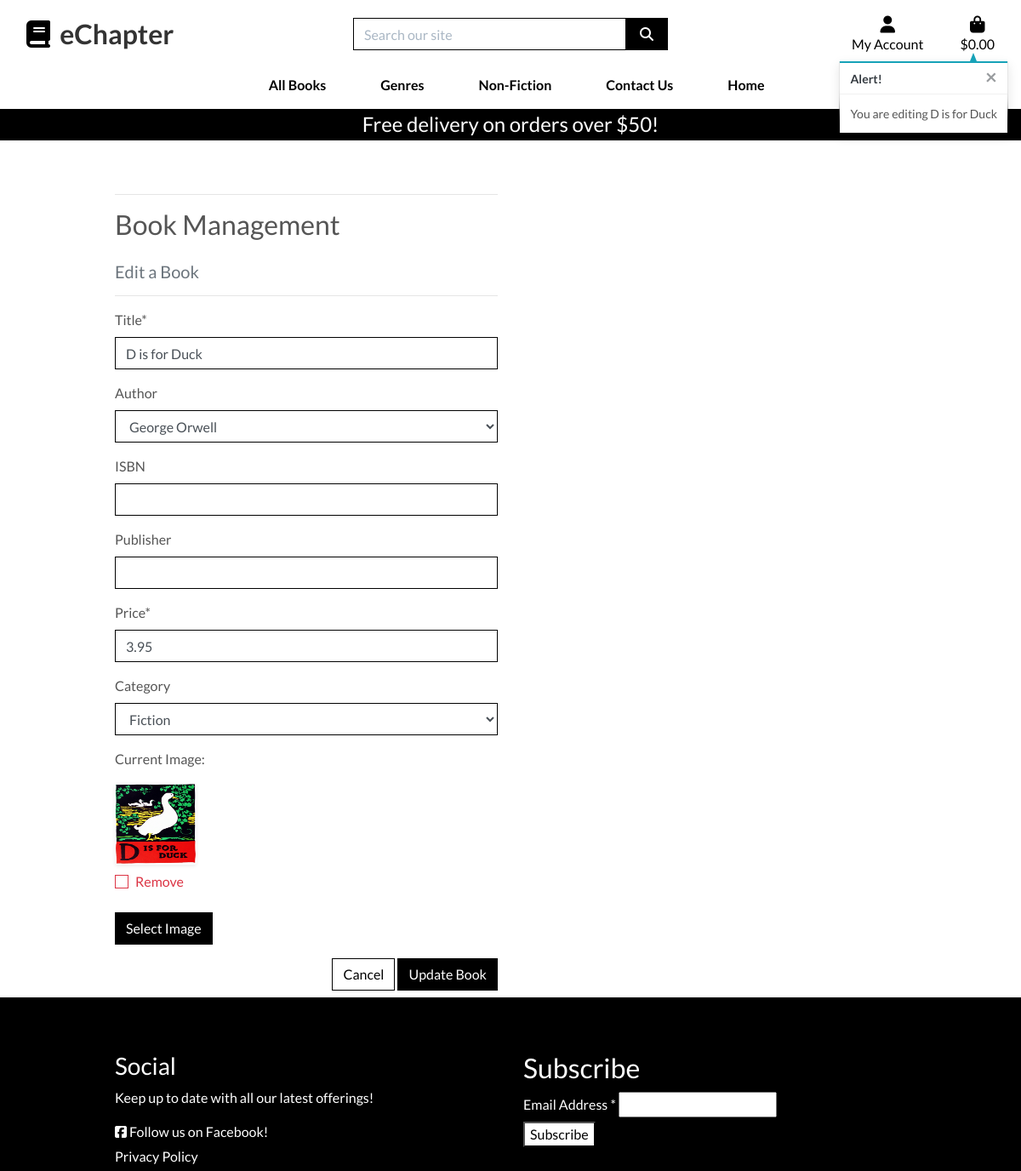
/products/edit/6/ (signed in), run on the app's committed database.
### products/models.py (models this page shows, shortened)
class Book(models.Model):
    title = models.CharField(max_length=255)
    author = models.ForeignKey(
        'Author', null=True, blank=True, on_delete=models.SET_NULL)
    ISBN = models.CharField(max_length=13, null=True, blank=True)
    publisher = models.CharField(max_length=255, null=True, blank=True)
    price = models.DecimalField(max_digits=6, decimal_places=2)
    category = models.ForeignKey(
        'Category', null=True, blank=True, on_delete=models.SET_NULL)
    cover_image = models.ImageField(null=True, blank=True)

### products/views.py (the view)
# urls.py: path('edit/<int:book_id>/', views.edit_book, name='edit_book'),
@login_required
def edit_book(request, book_id):
    if not request.user.is_superuser:
        messages.error(request, 'Sorry, only store owners can do that.')
        return redirect(reverse('home'))
    book = get_object_or_404(Book, pk=book_id)
    if request.method == 'POST':
        form = BookForm(request.POST, request.FILES, instance=book)
        if form.is_valid():
            form.save()
            messages.success(request, 'Successfully updated book!')
            return redirect(reverse('book_detail', args=[book.id]))
        else:
            msg = 'Failed to update book. Please ensure the form is valid.'
            messages.error(request, msg)
    else:
        form = BookForm(instance=book)
        messages.info(request, f'You are editing {book.title}')
    template = 'products/edit_book.html'
    context = {
        'form': form,
        'book': book,
    }
    return render(request, template, context)

### products/forms.py
class BookForm(forms.ModelForm):
    class Meta:
        model = Book
        fields = '__all__'
    cover_image = forms.ImageField(
        label='Image',
        required=False,
        widget=CustomClearableFileInput
    )
    def __init__(self, *args, **kwargs):
        super().__init__(*args, **kwargs)
        for field_name, field in self.fields.items():
            field.widget.attrs['class'] = 'border-black rounded-0'

### bag/contexts.py (called while the page is built, shortened)
def bag_contents(request):
    bag_items = []
    total = 0
    book_count = 0
    bag = request.session.get('bag', {})
    if total < settings.FREE_DELIVERY_THRESHOLD:
        delivery = total * Decimal(settings.STANDARD_DELIVERY_PERCENTAGE / 100)
        free_delivery_delta = settings.FREE_DELIVERY_THRESHOLD - total
    else:
        delivery = 0
        free_delivery_delta = 0
    grand_total = delivery + total
    context = {
        'bag_items': bag_items,
        'total': total,
        'book_count': book_count,
        'delivery': delivery,
        'free_delivery_delta': free_delivery_delta,
        'free_delivery_threshold': settings.FREE_DELIVERY_THRESHOLD,
        'grand_total': grand_total,
    }
    return context

### products/models.py (called while the page is built)
    def __str__(self):
        return self.name

    def __str__(self):
        return self.name

### utility/context_processors.py (called while the page is built)
def debug_context(request):
    return {'debug': settings.DEBUG}

### products/templates/products/edit_book.html (shortened to what this page needs)
{% extends "base.html" %}
{% load static %}
{% block page_header %}
    <div class="container header-container">
    </div>
{% endblock %}
{% block content %}
    <div class="overlay"></div>
    <div class="container">
        <div class="row">
            <div class="col-12 col-md-6">
                <hr>
                <h2 class="logo-font mb-4">Book Management</h2>
                <h5 class="text-muted">Edit a Book</h5>
                <hr>
            </div>
        </div>
        <div class="row">
            <div class="col-12 col-md-6">
                <form method="POST" action="{% url 'edit_book' book.id %}" class="form mb-2" enctype="multipart/form-data">
                    {% for field in form %}
                        {% if field.name != 'cover_image' %}
                            {{ field | as_crispy_field }}
                        {% else %}
                            {{ field }}
                        {% endif %}
                    {% endfor %}
                    <div class="text-right">
                        <a class="btn btn-outline-black rounded-0" href="{% url 'products' %}">Cancel</a>
                        <button class="btn btn-black rounded-0" type="submit">Update Book</button>
                    </div>
                </form>
            </div>
        </div>
    </div>
{% endblock %}

### static/css/base.css (style rules this page uses)
html { height: 100%; }
body { background: url('/media/three-cartoon-characters-reading-books-in-a-bookstore.jpg') no-repeat center center fixed; background-size: cover; height: calc(100vh - 164px); color: #555; font-family: 'Lato'; }
.btn-black { background: black; color: white; }
.btn-outline-black { background: white; color: black !important; border: 1px solid black; }
.border-black { border: 1px solid black !important; }
.overlay { height: 100%; width: 100%; top: 0; left: 0; position: fixed; background: white; z-index: -1; }
@media (min-width: 992px) { .container { max-width: 80%; } }
@media (min-width: 992px) { .header-container { padding-top: 164px; } }

### data on the page
Book: title "D is for Duck" "George Orwell" "3.95" "Fiction"

### other printed values
{{ free_delivery_threshold }} "50"
{{ message }} "You are editing D is for Duck"
{{ widget.initial_text }} "Current Image"
{{ widget.clear_checkbox_label }} "Remove"
